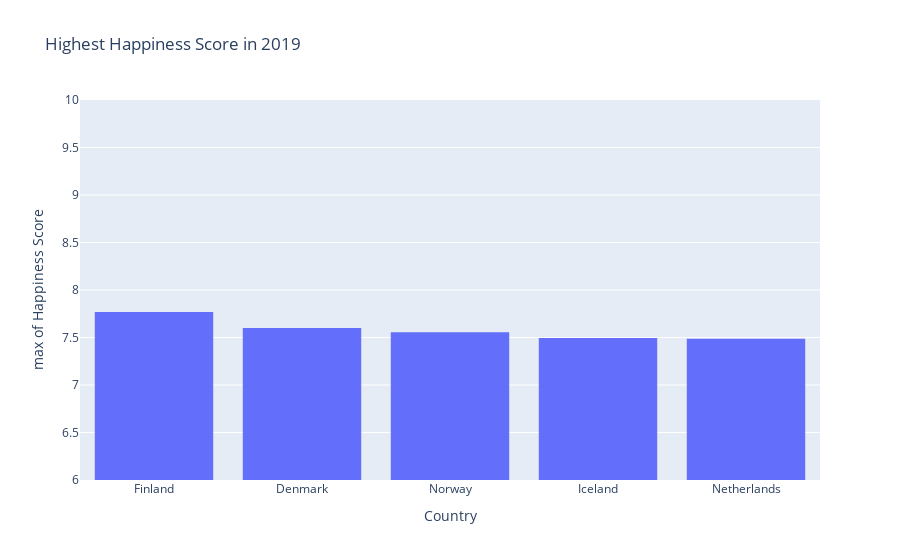

This figure's notebook cell:
### Markdown cell above
**Categorical & Categorical --> (Stacked Column Chart)**

### Code cell
import plotly.express as px

df = px.data.tips()
fig = px.histogram(df, x=happiness_df["2019"]["Country"].head(5), y=happiness_df["2019"]["Happiness Score"].head(5),
                   labels={'x':'Country', "y":"Happiness Score"},
                   histfunc='max',range_y=[6,10],
                  title="Highest Happiness Score in 2019")
fig.show()

### Figure 1 — Plotly figure (JSON) as saved in the notebook; plotly's stock layout.template omitted (floating-point values rounded to 4 significant figures)
{"data": [{"alignmentgroup": "True", "bingroup": "x", "histfunc": "max", "hovertemplate": "Country=%{x}<br>max of Happiness Score=%{y}<extra></extra>", "legendgroup": "", "marker": {"color": "#636efa", "pattern": {"shape": ""}}, "name": "", "offsetgroup": "", "orientation": "v", "showlegend": false, "type": "histogram", "x": ["Finland", "Denmark", "Norway", "Iceland", "Netherlands"], "xaxis": "x", "y": [7.769, 7.6, 7.554, 7.494, 7.488], "yaxis": "y"}], "layout": {"autosize": true, "barmode": "relative", "legend": {"tracegroupgap": 0}, "title": {"text": "Highest Happiness Score in 2019"}, "xaxis": {"anchor": "y", "autorange": true, "domain": [0, 1], "range": [-0.5, 4.5], "title": {"text": "Country"}, "type": "category"}, "yaxis": {"anchor": "x", "domain": [0, 1], "range": [6, 10], "title": {"text": "max of Happiness Score"}, "type": "linear"}}}
